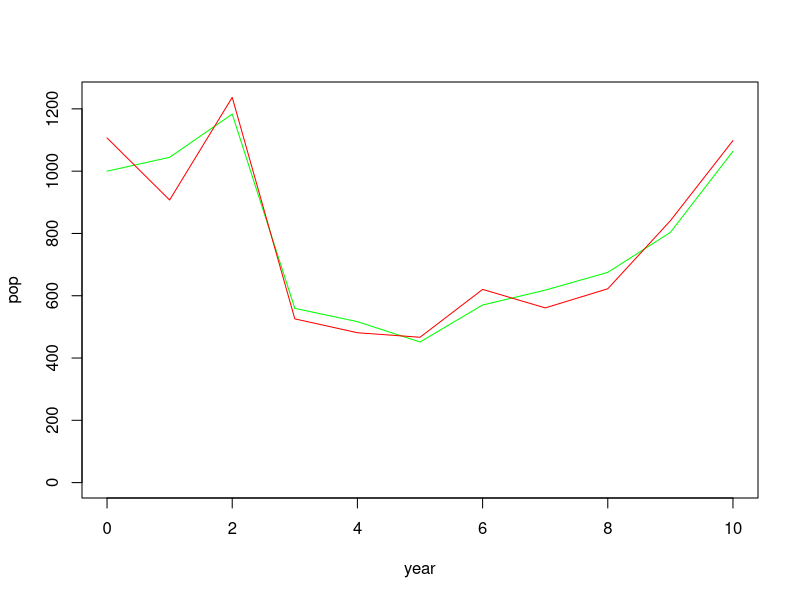
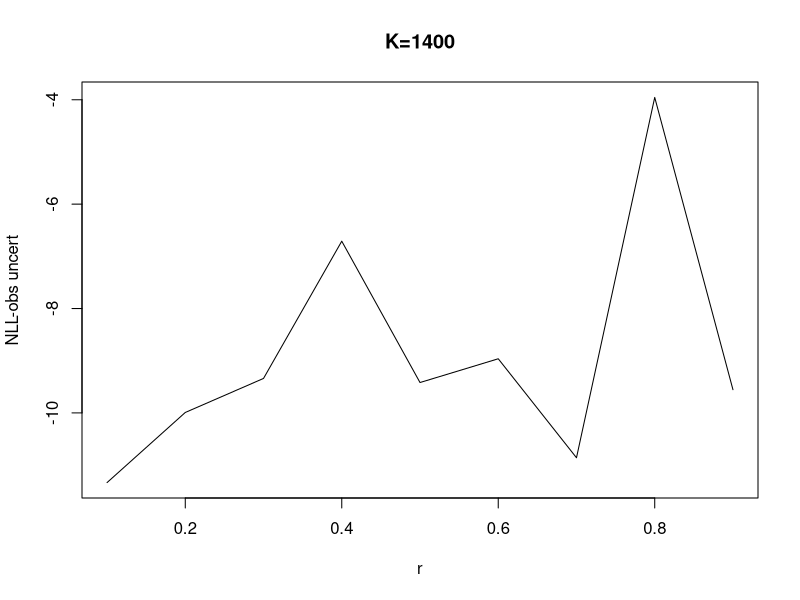
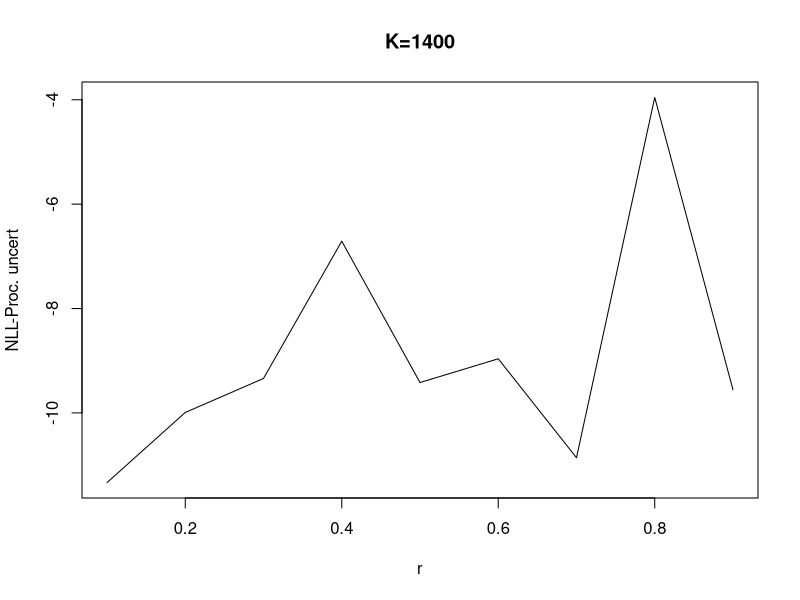

These figures' R source, in order:
## ---- chunk 1
knitr::opts_chunk$set(echo = TRUE)
library(tidyverse)
## ---- chunk 2

##### Define params:
r=0.5
K=1000
sigW=0.1 # process uncert
sigV=0.1 # observation uncert
ct=0.5
fshYrs<-c(3,4,5)


mcMod<-data.frame(t=0:10,
                  rlPop=c(K,rep(NA,10)))

logPOU<-function(df){
  
  df$Zw<-rnorm(11,mean=0,sd=1)
  for(i in 2:11){
    
    C=ifelse(df$t[i] %in% fshYrs,ct,0) # fishing just during the years defined
    sW<-exp(df$Zw[i]*sigW-(sigW^2)/2)
    
    df$rlPop[i]<-sW*(df$rlPop[i-1]+r*df$rlPop[i-1]*(1-(df$rlPop[i-1]/K))-(C*df$rlPop[i-1]))
    
  }
  
  df<-df %>%
    mutate(Zv=rnorm(11,mean=0,sd=1))%>%
    mutate(obsPop=rlPop*exp(Zv*sigV-(sigV^2)/2))
 return(df) 
}

modDF<-logPOU(mcMod)

plot(rlPop~t,data=modDF,type="l",col="green",xlab="year",ylab="pop",ylim=c(0,max(c(rlPop,obsPop))))
lines(obsPop~t,data=modDF, col="red")
## ---- chunk 3

rs=seq(0.1,0.9,by=0.1)
Ks=seq(300,1500,by=100)

nllDF<-modDF%>%
  select(t,obsPop)

rsNA<-data.frame(Nr1=rep(NA,nrow(nllDF)),
                 Nr2=rep(NA,nrow(nllDF)),
                 Nr3=rep(NA,nrow(nllDF)),
                 Nr4=rep(NA,nrow(nllDF)),
                 Nr5=rep(NA,nrow(nllDF)),
                 Nr6=rep(NA,nrow(nllDF)),
                 Nr7=rep(NA,nrow(nllDF)),
                 Nr8=rep(NA,nrow(nllDF)),
                 Nr9=rep(NA,nrow(nllDF)))

nrDF<-cbind(nllDF,rsNA)

### logistic model function

logModLoop<-function(df,rw,ri,Ki){
       
  C=ifelse(df[rw,1] %in% fshYrs,ct,0) # fishing just during the years defined

  determ<-(df[rw-1,2]+ri*df[rw-1,2]*(1-(df[rw-1,2]/Ki))-(C*df[rw-1,2]))
  return(determ)
}

#########
determ<-function(rSeq,kSeq){
  
  detArr<-array(numeric(),c(nrow(nllDF),length(rs)+2,length(Ks)))
  
  for(j in 1:length(Ks)){
    
    inptMx<-as.matrix(nrDF)
    
    for(i in 1:length(rs)){

      # K<<-Ks[j]
      # r<<-rs[i]
      inptMx[2:nrow(nrDF),i+2]<-sapply(2:11,function(x) logModLoop(df=nrDF,rw=x,ri=rs[i],Ki=Ks[j]))

    }
    #print(inptMx)
    detArr[,,j]<-inptMx
  }
return(detArr)
}

detArr<-determ(rs,Ks)

## ---- chunk 4
devFun<-function(uncert){
  devArr<-array(numeric(),c(nrow(nllDF),length(rs)+2,length(Ks)))

  for(j in 1:length(Ks)){
    dev<-data.frame(t=0:10,
                    space=NA,
                    Dr1=NA,
                    Dr2=NA,
                    Dr3=NA,
                    Dr4=NA,
                    Dr5=NA,
                    Dr6=NA,
                    Dr7=NA,
                    Dr8=NA,
                    Dr9=NA)
    devMat<-as.matrix(dev)
    
  for(i in 1:length(rs)){
    devMat[2:nrow(nrDF),i+2]<-rnorm(10)*uncert
    
  }
      devArr[,,j]<-devMat
  }
return(devArr)
}

devArr<-devFun(sigV)
## ---- chunk 5
nllTFun<-function(uncert){
  nllTArr<-array(numeric(),c(10,length(rs),length(Ks)))

  for(j in 1:length(Ks)){
    ntd<-data.frame(Dr1=rep(NA,10),
                    Dr2=NA,
                    Dr3=NA,
                    Dr4=NA,
                    Dr5=NA,
                    Dr6=NA,
                    Dr7=NA,
                    Dr8=NA,
                    Dr9=NA)
    nllMat<-as.matrix(ntd)
    
  for(i in 1:length(rs)){
    nllMat[,i]<-sapply(1:10,function(x) log(uncert)+(1/2)*log(2*pi)+(devArr[x+1,i+2,j]^2/(2*uncert^2)))
    
  }
    #print(nllMat)
      nllTArr[,,j]<-nllMat
  }
return(nllTArr)
}

nllArr<-nllTFun(sigV)
## ---- chunk 6
nllDF2<-data.frame(r=rs,
                  k1=NA,
                  k2=NA,
                  k3=NA,
                  k4=NA,
                  k5=NA,
                  k6=NA,
                  k7=NA,
                  k8=NA,
                  k9=NA,
                  k10=NA,
                  k11=NA,
                  k12=NA,
                  k13=NA)
colnames(nllDF2)<-c("r",sapply(Ks,function(x) paste("K",x,sep="")))

for(i in 1:length(Ks)){
  nllDF2[,i+1]<-apply(nllArr[,,i],2, sum)
}

minDims<-which(nllDF2==min(nllDF2),arr.ind=T)

nll_r=nllDF2[minDims[1],1]
nll_k=colnames(nllDF2)[13]

plot(K1400~r,data=nllDF2,type="l",main="K=1400",ylab="NLL-obs uncert")
## ---- chunk 7

nllDF<-modDF%>%
  select(t,obsPop)

rsNA<-data.frame(Nr1=rep(NA,nrow(nllDF)),
                 Nr2=rep(NA,nrow(nllDF)),
                 Nr3=rep(NA,nrow(nllDF)),
                 Nr4=rep(NA,nrow(nllDF)),
                 Nr5=rep(NA,nrow(nllDF)),
                 Nr6=rep(NA,nrow(nllDF)),
                 Nr7=rep(NA,nrow(nllDF)),
                 Nr8=rep(NA,nrow(nllDF)),
                 Nr9=rep(NA,nrow(nllDF)))

nrDF<-cbind(nllDF,rsNA)

### logistic model function

logModLoopPU<-function(df,rw,ri,Ki){
  
  C=ifelse(df[rw,1] %in% fshYrs,ct,0) # fishing just during the years defined
  df$Zw<-rnorm(nrow(df))
  sW<-exp(df$Zw[rw]*sigW-(sigW^2)/2)

  determ<-sW*(df[rw-1,2]+ri*df[rw-1,2]*(1-(df[rw-1,2]/Ki))-(C*df[rw-1,2]))
  return(determ)
}

#########
determPU<-function(rSeq,kSeq){
  
  detArr<-array(numeric(),c(nrow(nllDF),length(rs)+2,length(Ks)))
  
  for(j in 1:length(Ks)){
    
    inptMx<-as.matrix(nrDF)
    
    for(i in 1:length(rs)){

      # K<<-Ks[j]
      # r<<-rs[i]
      inptMx[2:nrow(nrDF),i+2]<-sapply(2:11,function(x) logModLoopPU(df=nrDF,rw=x,ri=rs[i],Ki=Ks[j]))

    }
    #print(inptMx)
    detArr[,,j]<-inptMx
  }
return(detArr)
}

detArrPU<-determPU(rs,Ks)

## ---- chunk 8

devArrPU<-devFun(sigW)
## ---- chunk 9


nllArrPU<-nllTFun(sigW)
## ---- chunk 10
nllDF3<-data.frame(r=rs,
                  k1=NA,
                  k2=NA,
                  k3=NA,
                  k4=NA,
                  k5=NA,
                  k6=NA,
                  k7=NA,
                  k8=NA,
                  k9=NA,
                  k10=NA,
                  k11=NA,
                  k12=NA,
                  k13=NA)
colnames(nllDF3)<-c("r",sapply(Ks,function(x) paste("K",x,sep="")))

for(i in 1:length(Ks)){
  nllDF3[,i+1]<-apply(nllArrPU[,,i],2, sum)
}

minDims<-which(nllDF3==min(nllDF3),arr.ind=T)

nll_rPU=nllDF3[minDims[1],1]
nll_kPU=colnames(nllDF3)[13]

plot(K1400~r,data=nllDF3,type="l",main="K=1400",ylab="NLL-Proc. uncert")
